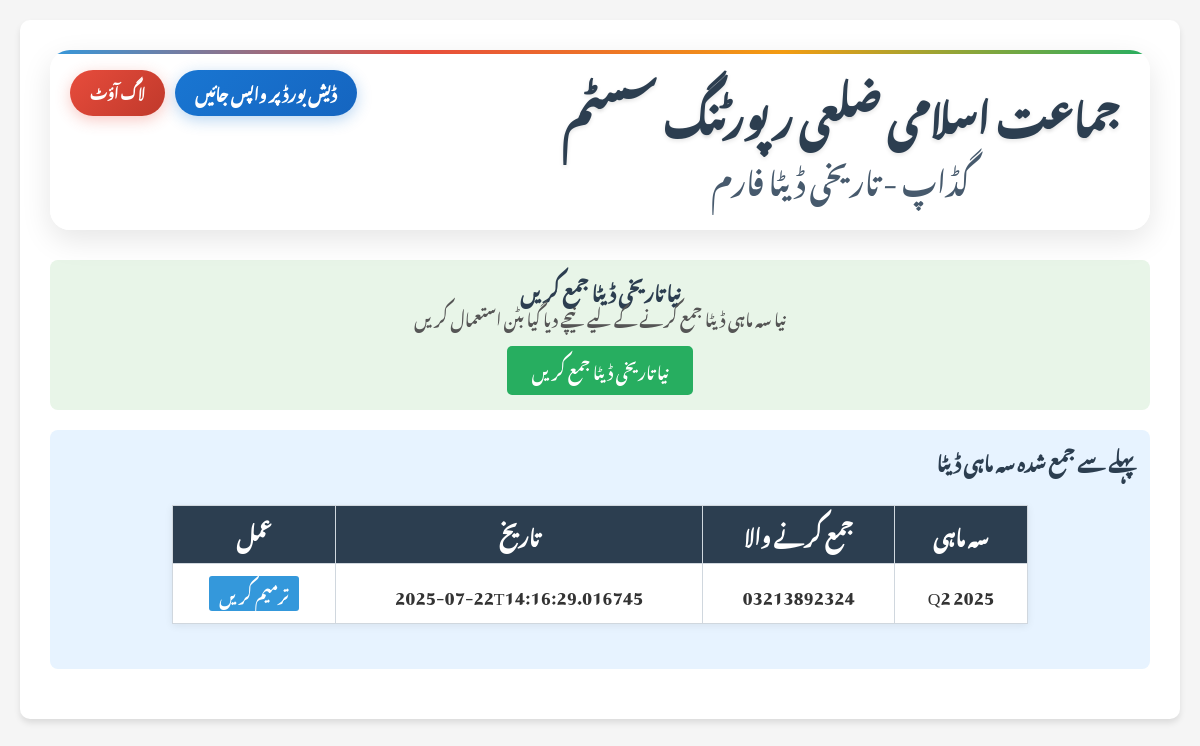
The page /historical_data_form/گڈاپ (signed in) on the database its author committed.
### tables this page shows
CREATE TABLE "monthly_reports"(
  id INT,
  zila TEXT,
  timestamp TEXT,
  submitted_by TEXT,
  last_submitted_by TEXT,
  union_committee_count INT,
  wards_count INT,
  block_code_count INT,
  cantonment_board_count INT,
  nazm_qaim_union INT,
  nazm_qaim_wards INT,
  nazm_qaim_blockcode INT,
  nazm_qaim_cantonment INT,
  alaqajat_start INT,
  alaqajat_target INT,
  alaqajat_izafa INT,
  alaqajat_kami INT,
  alaqajat_ikhtitaam INT,
  halqajat_start INT,
  halqajat_target INT,
  halqajat_izafa INT,
  halqajat_kami INT,
  halqajat_ikhtitaam INT,
  halqajat_ward_start INT,
  halqajat_ward_target INT,
  halqajat_ward_izafa INT,
  halqajat_ward_kami INT,
  halqajat_ward_ikhtitaam INT,
  block_code_start INT,
  block_code_target INT,
  block_code_izafa INT,
  block_code_kami INT,
  block_code_ikhtitaam INT,
  nizam_e_fajar_start INT,
  nizam_e_fajar_target INT,
  nizam_e_fajar_izafa INT,
  nizam_e_fajar_kami INT,
  nizam_e_fajar_ikhtitaam INT,
  awaami_committee_start INT,
  awaami_committee_target INT,
  awaami_committee_izafa INT,
  awaami_committee_kami INT,
  awaami_committee_ikhtitaam INT,
  arkaan_start INT,
  arkaan_target INT,
  arkaan_izafa INT,
  arkaan_kami INT,
  arkaan_ikhtitaam INT,
  umeedwaran_start INT,
  umeedwaran_target INT,
  umeedwaran_izafa INT,
  umeedwaran_kami INT,
  umeedwaran_ikhtitaam INT,
  karkunan_start INT,
  karkunan_target INT,
  karkunan_izafa INT,
  karkunan_kami INT,
  karkunan_ikhtitaam INT,
  hangami_start INT,
  hangami_target INT,
  hangami_izafa INT,
  hangami_kami INT,
  hangami_ikhtitaam INT,
  muawanin_start INT,
  muawanin_target INT,
  muawanin_izafa INT,
  muawanin_kami INT,
  muawanin_ikhtitaam INT,
  mutayyin_afrad_start INT,
  mutayyin_afrad_target INT,
  mutayyin_afrad_izafa INT,
  mutayyin_afrad_kami INT,
  mutayyin_afrad_ikhtitaam INT,
  member_start INT,
  member_target INT,
  member_izafa INT,
  member_kami INT,
  member_ikhtitaam INT,
  youth_nazm_areas INT,
  youth_karkunan INT,
  youth_programat_count INT,
  youth_programs_json TEXT,
  atifal_nazm_areas INT,
  atifal_members INT,
  atifal_programat_count INT,
  atifal_programs_json TEXT,
  zilai_shura_planned INT,
  zilai_shura_held INT,
  zilai_shura_attendance INT,
  nazm_zila_planned INT,
  nazm_zila_held INT,
  nazm_zila_attendance INT,
  nazimin_alaqajat_planned INT,
  nazimin_alaqajat_held INT,
  nazimin_alaqajat_attendance INT,
  zilai_ijtima_arkaan_planned INT,
  zilai_ijtima_arkaan_held INT,
  zilai_ijtima_arkaan_attendance INT,
  zilai_ijtima_umeedwaran_planned INT,
  zilai_ijtima_umeedwaran_held INT,
  zilai_ijtima_umeedwaran_attendance INT,
  ijtima_arkaan_alaqah_planned INT,
  ijtima_arkaan_alaqah_held INT,
  ijtima_arkaan_alaqah_attendance INT,
  ijtima_umeedwaran_alaqah_planned INT,
  ijtima_umeedwaran_alaqah_held INT,
  ijtima_umeedwaran_alaqah_attendance INT,
  ijtima_karkunaan_alaqah_planned INT,
  ijtima_karkunaan_alaqah_held INT,
  ijtima_karkunaan_alaqah_attendance INT,
  ijtima_karkunaan_halqajat_planned INT,
  ijtima_karkunaan_halqajat_held INT,
  ijtima_karkunaan_halqajat_attendance INT,
  ijtima_nazimin_halqajat_planned INT,
  ijtima_nazimin_halqajat_held INT,
  ijtima_nazimin_halqajat_attendance INT,
  dars_quran_planned INT,
  dars_quran_held INT,
  dars_quran_attendance INT,
  dawati_camp_planned INT,
  dawati_camp_held INT,
  dawati_camp_attendance INT,
  gharon_tak_dawat_planned INT,
  gharon_tak_dawat_held INT,
  gharon_tak_dawat_attendance INT,
  taqseem_literature_planned INT,
  taqseem_literature_held INT,
  taqseem_literature_attendance INT,
  amir_zila_maqamat INT,
  amir_zila_daurajat INT,
  amir_zila_mulaqat INT,
  qaim_zila_maqamat INT,
  qaim_zila_daurajat INT,
  qaim_zila_mulaqat INT,
  naib_amir_zila_maqamat INT,
  naib_amir_zila_daurajat INT,
  naib_amir_zila_mulaqat INT,
  study_circle_maqamat INT,
  study_circle_daurajat INT,
  study_circle_attendance INT,
  ijtimai_tuaam_maqamat INT,
  ijtimai_tuaam_daurajat INT,
  ijtimai_tuaam_attendance INT,
  ijtimai_ahle_khana_maqamat INT,
  ijtimai_ahle_khana_daurajat INT,
  ijtimai_ahle_khana_attendance INT,
  quran_course_maqamat INT,
  quran_course_daurajat INT,
  quran_course_attendance INT,
  retreat_maqamat INT,
  retreat_daurajat INT,
  retreat_attendance INT,
  quran_courses INT,
  quran_classes INT,
  quran_participants INT,
  fahem_quran_attendance INT,
  quran_target INT,
  quran_distributed INT,
  central_training_target INT,
  central_training_actual INT,
  other_trainings TEXT,
  atifal_programs INT,
  awaami_committees INT,
  awaami_committees_count INT,
  koi_or_bat TEXT,
  haq_do_karachi TEXT,
  alaqajat_end INT,
  halqajat_end INT,
  halqajat_ward_end INT,
  block_code_end INT,
  arkaan_end INT,
  umeedwaran_end INT,
  hangami_end INT,
  muawanin_end INT,
  mutayyin_afrad_end INT,
  member_end INT,
  youth_programat_name INT,
  karkunan_end INT,
  period TEXT
);

### New folder/app.py (the view, shortened to what this page needs)
@app.route('/historical_data_form/<zila>', methods=['GET', 'POST'])
def historical_data_form(zila):
    if 'username' not in session:
        return redirect(url_for('login'))
    if session.get('role') != 'agent':
        flash("صرف ایجنٹ صارفین تاریخی ڈیٹا جمع کر سکتے ہیں", "error")
        return redirect(url_for('dashboard'))
    conn = sqlite3.connect(DB_FILE)
    c = conn.cursor()
    if request.method == 'GET':
        c.execute('''
            SELECT period, submitted_by, timestamp
            FROM monthly_reports
            WHERE zila = ? AND period IS NOT NULL
            ORDER BY timestamp DESC
        ''', (zila,))
        existing_submissions = c.fetchall()
        conn.close()
        return render_template('historical_data_form.html',
                             zila=zila,
                             existing_submissions=existing_submissions,
                             username=session['username'])

### templates/historical_data_form.html (shortened to what this page needs)
<!DOCTYPE html>
<html lang="ur" dir="rtl">
<head>
    <link rel="stylesheet" href="{{ url_for('static', filename='style.css') }}">
</head>
<body>
    <div class="container">
        <header class="report-header">
            <div class="header-content">
                <h1>جماعت اسلامی ضلعی رپورٹنگ سسٹم</h1>
                <h2>{{ zila }} - تاریخی ڈیٹا فارم</h2>
            </div>
            <div class="header-actions">
                <a href="{{ url_for('dashboard') }}" class="back-btn">ڈیش بورڈ پر واپس جائیں</a>
                <a href="{{ url_for('logout') }}" class="logout-btn">لاگ آؤٹ</a>
            </div>
        </header>
        <div class="submit-new-section" style="background: #e8f5e8; padding: 15px; border-radius: 8px; margin-bottom: 20px; text-align: center;">
            <h3 style="margin-top: 0; color: #2c3e50;">نیا تاریخی ڈیٹا جمع کریں</h3>
            <p style="margin-bottom: 15px; color: #555;">نیا سہ ماہی ڈیٹا جمع کرنے کے لیے نیچے دیا گیا بٹن استعمال کریں</p>
            <a href="{{ url_for('submit_historical_data', zila=zila) }}" target="_blank" class="submit-new-btn" style="background: #27ae60; color: white; text-decoration: none; padding: 12px 25px; border-radius: 5px; font-size: 16px; display: inline-block;">
                نیا تاریخی ڈیٹا جمع کریں
            </a>
        </div>
        {% if existing_submissions %}
        <div class="existing-submissions-section" style="background: #e7f3ff; padding: 15px; border-radius: 8px; margin-bottom: 20px;">
            <h3 style="margin-top: 0; color: #2c3e50;">پہلے سے جمع شدہ سہ ماہی ڈیٹا</h3>
            <div class="table-responsive">
                <table class="dashboard-table">
                    <thead>
                        <tr>
                            <th>سہ ماہی</th>
                            <th>جمع کرنے والا</th>
                            <th>تاریخ</th>
                            <th>عمل</th>
                        </tr>
                    </thead>
                    <tbody>
                        {% for submission in existing_submissions %}
                        <tr>
                            <td>{{ submission[0] }}</td>
                            <td>{{ submission[1] }}</td>
                            <td>{{ submission[2] }}</td>
                            <td>
                                <a href="{{ url_for('submit_historical_data', zila=zila, edit_period=submission[0]) }}" target="_blank" class="edit-btn" style="background: #3498db; color: white; text-decoration: none; padding: 5px 10px; border-radius: 3px; display: inline-block;">ترمیم کریں</a>
                            </td>
                        </tr>
                        {% endfor %}
                    </tbody>
                </table>
            </div>
        </div>
        {% endif %}
            </div>
</body>
</html>

### rows shown on the page
monthly_reports: zila "گڈاپ", period "Q2 2025", submitted_by "03213892324", timestamp "2025-07-22T14:16:29.016745"
